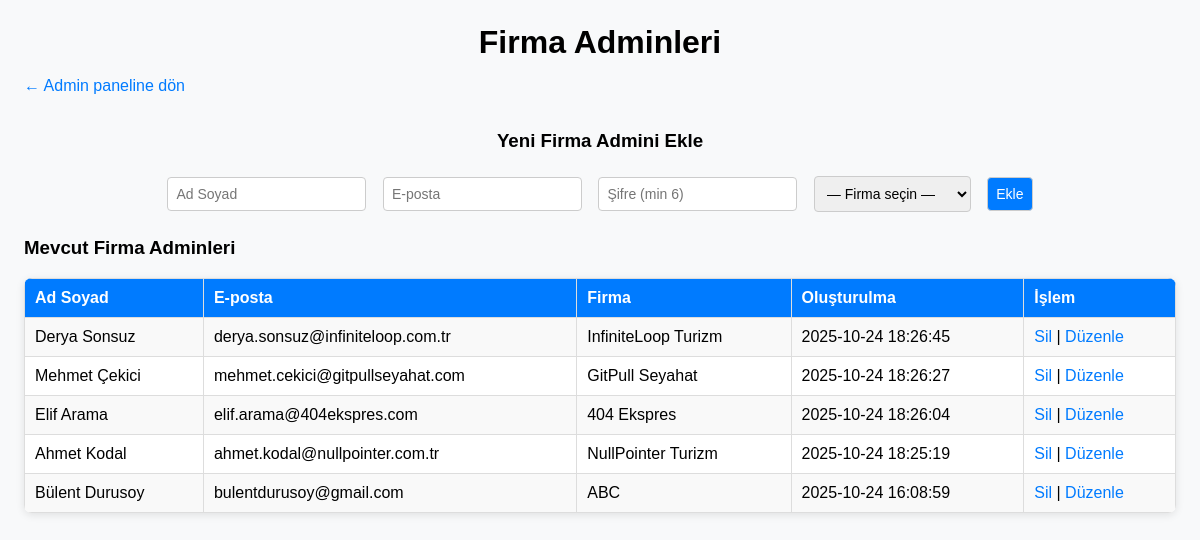
The page /public/index.php?page=admin_company_admins (signed in) on the database its author committed.
### tables this page shows
CREATE TABLE User (
            id INTEGER PRIMARY KEY AUTOINCREMENT,
            full_name TEXT NOT NULL,
            email TEXT UNIQUE NOT NULL,
            role TEXT NOT NULL,
            password TEXT NOT NULL,
            company_id INTEGER,
            balance REAL DEFAULT 0,
            created_at TEXT DEFAULT CURRENT_TIMESTAMP,
            salt TEXT,
            FOREIGN KEY (company_id) REFERENCES Company(id)
        );

CREATE TABLE Company (
            id INTEGER PRIMARY KEY AUTOINCREMENT,
            name TEXT NOT NULL,
            phone TEXT,
            email TEXT,
            created_at TEXT DEFAULT CURRENT_TIMESTAMP
        );

### app/views/admin/firma_adminler.php (the view, shortened to what this page needs)
<?php
require_once __DIR__ . '/../../config/database.php';
$admins = $db->query("
    SELECT u.id, u.full_name, u.email, c.name AS company_name, u.created_at
    FROM User u
    LEFT JOIN Company c ON c.id = u.company_id
    WHERE u.role = 'company_admin'
    ORDER BY u.created_at DESC
")->fetchAll(PDO::FETCH_ASSOC);
?>
<!doctype html>
<html lang="tr">
<head>
</head>
<body>
<h1>Firma Adminleri</h1>
<p><a href="/bilet-satin-alma/public/index.php?page=admin_dashboard">← Admin paneline dön</a></p>
<div class="form">
  <h3 class="new-admin-title">Yeni Firma Admini Ekle</h3>
  <form method="post" action="/bilet-satin-alma/public/index.php?page=admin_company_admins">
    <input type="text" name="full_name" placeholder="Ad Soyad" required>
    <input type="email" name="email" placeholder="E-posta" required>
    <input type="password" name="password" placeholder="Şifre (min 6)" required>
    <select name="company_id" required>
      <option value="">— Firma seçin —</option>
    </select>
    <button type="submit">Ekle</button>
  </form>
</div>
<h3>Mevcut Firma Adminleri</h3>
<table>
  <tr>
    <th>Ad Soyad</th><th>E-posta</th><th>Firma</th><th>Oluşturulma</th><th>İşlem</th>
  </tr>
  <?php if (!$admins): ?>
    <tr><td colspan="5" style="text-align:center;">Kayıt yok.</td></tr>
  <?php else: foreach ($admins as $a): ?>
    <tr>
      <td data-label="Ad Soyad"><?= htmlspecialchars($a['full_name']) ?></td>
      <td data-label="E-posta"><?= htmlspecialchars($a['email']) ?></td>
      <td data-label="Firma"><?= htmlspecialchars($a['company_name'] ?? '-') ?></td>
      <td data-label="Oluşturulma"><?= htmlspecialchars($a['created_at']) ?></td>
      <td data-label="İşlem">
        <a href="/bilet-satin-alma/public/index.php?page=admin_company_admins&delete=<?= htmlspecialchars($a['id']) ?>"
           onclick="return confirm('Bu firmaya ait admin silinsin mi?')">Sil</a> |
        <a href="/bilet-satin-alma/public/index.php?page=admin_company_admins&edit=<?= htmlspecialchars($a['id']) ?>">Düzenle</a>
      </td>
    </tr>
  <?php endforeach; endif; ?>
</table>
</body>
</html>

### public/index.php (shortened to what this page needs)
<?php
require_once __DIR__ . '/../app/config/database.php';
$page = $_GET['page'] ?? 'home';
switch ($page) {
    case 'admin_company_admins':
        include __DIR__ . '/../app/views/admin/firma_adminler.php';
        break;
}

### app/views/admin/firma_adminler.php (style rules this page uses)
body { font-family: Arial, sans-serif; margin: 24px; background:#f8f9fa; }
h1 { margin-bottom: 8px; text-align: center; }
.form, table { margin-top: 16px; }
.form { display: flex; justify-content: center; flex-direction: column; align-items: center; }
table { border-collapse: collapse; width: 100%; background:white; box-shadow:0 2px 8px rgba(0,0,0,0.1); border-radius:8px; overflow:hidden; }
th, td { border: 1px solid #ddd; padding: 10px; text-align: left; }
th { background: #007bff; color: white; }
tr:nth-child(even) { background: #f9f9f9; }
input, select, button { padding: 8px; margin: 6px; border: 1px solid #ccc; border-radius: 4px; font-size:14px; }
button { background-color: #007bff; color: white; cursor: pointer; }
a { color: #007bff; text-decoration:none; }
.new-admin-title { text-align: center; }

### rows shown on the page
user: full_name "Derya Sonsuz", email "derya.sonsuz@infiniteloop.com.tr", company.name "InfiniteLoop Turizm", created_at "2025-10-24 18:26:45"
user: full_name "Mehmet Çekici", email "mehmet.cekici@gitpullseyahat.com", company.name "GitPull Seyahat", created_at "2025-10-24 18:26:27"
user: full_name "Elif Arama", email "elif.arama@404ekspres.com", company.name "404 Ekspres", created_at "2025-10-24 18:26:04"
user: full_name "Ahmet Kodal", email "ahmet.kodal@nullpointer.com.tr", company.name "NullPointer Turizm", created_at "2025-10-24 18:25:19"
user: full_name "Bülent Durusoy", email "bulentdurusoy@gmail.com", company.name "ABC", created_at "2025-10-24 16:08:59"
